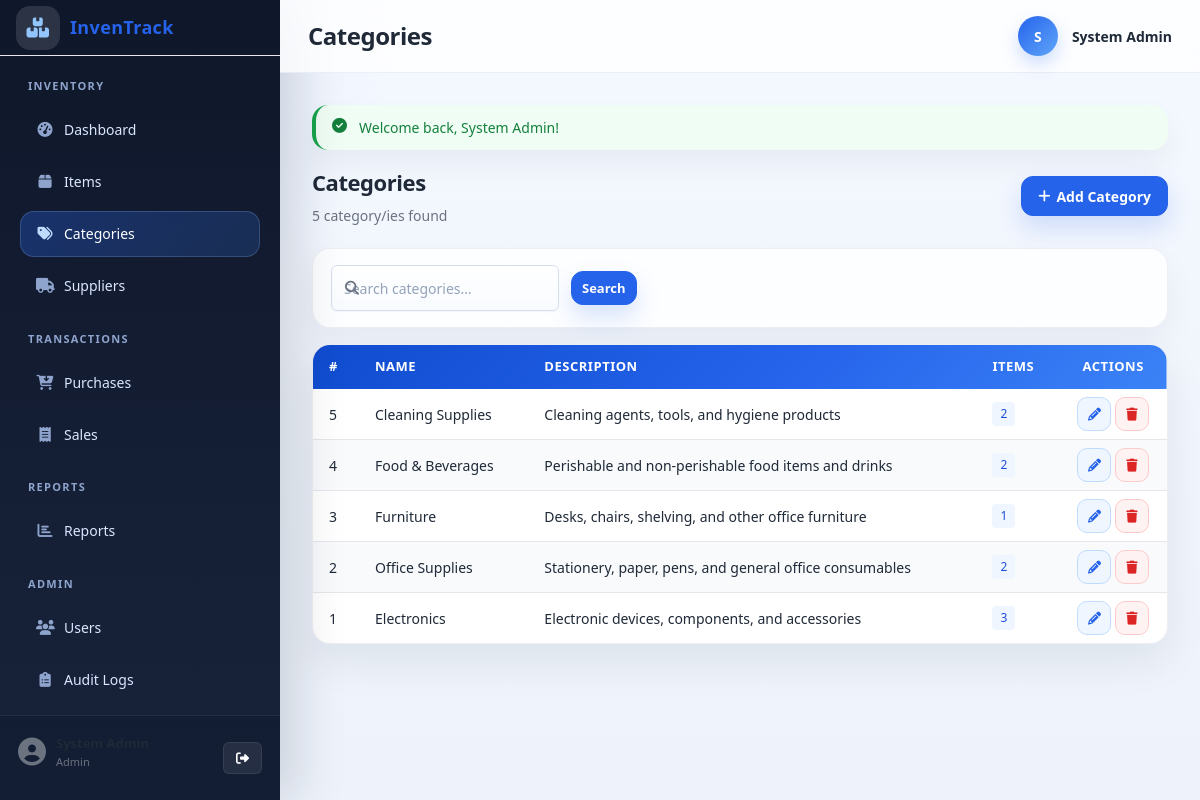
The page /pages/categories/index.php (signed in) on the database its author committed.
### tables this page shows
CREATE TABLE categories (
    id          INT          AUTO_INCREMENT PRIMARY KEY,
    name        VARCHAR(100) NOT NULL,
    description TEXT,
    created_at  DATETIME     DEFAULT CURRENT_TIMESTAMP,
    CONSTRAINT uq_categories_name UNIQUE (name)
);

### includes/auth.php (called while the page is built, shortened)
<?php
require_once __DIR__ . '/functions.php';
function current_user(): ?array
{
    return $_SESSION['user'] ?? null;
}

### includes/functions.php (called while the page is built, shortened)
<?php
function app_base_path(): string
{
    static $base_path = null;
    if ($base_path !== null) {
        return $base_path;
    }
    $base_path = '/' . trim(basename(dirname(__DIR__)), '/');
    return $base_path;
}
function app_url(string $path = ''): string
{
    $path = ltrim($path, '/');
    return $path === '' ? app_base_path() . '/' : app_base_path() . '/' . $path;
}
function get_flash(): ?array
{
    $flash = $_SESSION['flash'];
    return $flash;
}
function sanitize(mixed $value): string
{
    return htmlspecialchars(trim((string)$value), ENT_QUOTES, 'UTF-8');
}

### pages/categories/index.php (the view, shortened to what this page needs)
<?php
require_once __DIR__ . '/../../config/db.php';
require_once __DIR__ . '/../../includes/auth.php';
require_once __DIR__ . '/../../includes/functions.php';
$user      = current_user();
$is_editor = in_array($user['role'], ['admin', 'manager'], true);
$q    = trim($_GET['q'] ?? '');
$page = max(1, (int)($_GET['page'] ?? 1));
$per  = 20;
$where  = ['1=1'];
$params = [];
$where_sql = implode(' AND ', $where);
$count_stmt = $pdo->prepare("SELECT COUNT(*) FROM categories c WHERE $where_sql");
$count_stmt->execute($params);
$total = (int)$count_stmt->fetchColumn();
$pag    = paginate($total, $per, $page);
$offset = $pag['offset'];
$stmt = $pdo->prepare(
    "SELECT c.*, (SELECT COUNT(*) FROM items i WHERE i.category_id = c.id) AS item_count
     FROM categories c WHERE $where_sql
     ORDER BY c.id DESC LIMIT :limit OFFSET :offset"
);
$stmt->bindValue(':limit',  $per,    PDO::PARAM_INT);
$stmt->bindValue(':offset', $offset, PDO::PARAM_INT);
$stmt->execute();
$rows = $stmt->fetchAll();
require_once __DIR__ . '/../../includes/header.php';
require_once __DIR__ . '/../../includes/sidebar.php';
?>
<div class="page-wrapper">
    <div class="topbar">
        <h1 class="topbar-title">Categories</h1>
        <div class="topbar-user">
            <div class="user-avatar"><?= strtoupper(substr($user['name'], 0, 1)) ?></div>
            <span class="user-name"><?= sanitize($user['name']) ?></span>
        </div>
    </div>
    <main class="main-content">
        <?php $flash = get_flash(); if ($flash): ?>
        <div class="alert alert-<?= sanitize($flash['type']) ?>" style="margin-bottom:16px">
            <i class="fa-solid <?= $flash['type']==='success' ? 'fa-circle-check' : 'fa-circle-exclamation' ?>"></i>
            <?= sanitize($flash['message']) ?>
        </div>
        <?php endif; ?>
        <div class="page-header">
            <div>
                <h2 class="page-title">Categories</h2>
                <p class="page-subtitle"><?= $total ?> category/ies found</p>
            </div>
            <?php if ($is_editor): ?>
            <a href="<?= htmlspecialchars(app_url('pages/categories/add.php'), ENT_QUOTES, 'UTF-8') ?>" class="btn-primary"><i class="fa-solid fa-plus"></i> Add Category</a>
            <?php endif; ?>
        </div>
        <form method="GET" class="filter-bar">
            <div class="search-wrapper">
                <i class="fa-solid fa-search"></i>
                <input type="search" name="q" placeholder="Search categories…" value="<?= sanitize($q) ?>">
            </div>
            <button type="submit" class="btn-primary btn-sm">Search</button>
        </form>
        <div class="table-container">
            <table>
                <thead>
                    <tr>
                        <th>#</th>
                        <th>Name</th>
                        <th>Description</th>
                        <th>Items</th>
                        <?php if ($is_editor): ?><th class="col-actions">Actions</th><?php endif; ?>
                    </tr>
                </thead>
                <tbody>
                    <?php if (empty($rows)): ?>
                    <tr><td colspan="<?= $is_editor ? 5 : 4 ?>" class="table-empty">No categories found.</td></tr>
                    <?php else: ?>
                    <?php foreach ($rows as $cat): ?>
                    <tr>
                        <td><?= (int)$cat['id'] ?></td>
                        <td><?= sanitize($cat['name']) ?></td>
                        <td><?= sanitize($cat['description'] ?? '—') ?></td>
                        <td><span class="badge badge-info"><?= (int)$cat['item_count'] ?></span></td>
                        <?php if ($is_editor): ?>
                        <td class="col-actions">
                            <a href="<?= htmlspecialchars(app_url('pages/categories/edit.php?id=' . (int)$cat['id']), ENT_QUOTES, 'UTF-8') ?>" class="btn-action btn-edit" title="Edit"><i class="fa-solid fa-pencil"></i></a>
                            <form method="POST" action="<?= htmlspecialchars(app_url('pages/categories/delete.php'), ENT_QUOTES, 'UTF-8') ?>" style="display:inline">
                                <button type="submit" class="btn-action btn-delete" title="Delete" data-confirm-delete data-item-name="<?= sanitize($cat['name']) ?>"><i class="fa-solid fa-trash"></i></button>
                            </form>
                        </td>
                        <?php endif; ?>
                    </tr>
                    <?php endforeach; ?>
                    <?php endif; ?>
                </tbody>
            </table>
        </div>
    </main>
</div>
<?php require_once __DIR__ . '/../../includes/footer.php'; ?>

### assets/css/responsive.css (style rules this page uses)
@media (min-width: 992px) { .page-wrapper { margin-left: 240px; } }
@media (min-width: 992px) { .topbar-user .user-name { display: inline; } }
@media (min-width: 992px) { .page-wrapper { margin-left: 280px; } }

### rows shown on the page
categories: id "5", name "Cleaning Supplies", description "Cleaning agents, tools, and hygiene products", item_count "2"
categories: id "4", name "Food & Beverages", description "Perishable and non-perishable food items and drinks", item_count "2"
categories: id "3", name "Furniture", description "Desks, chairs, shelving, and other office furniture", item_count "1"
categories: id "2", name "Office Supplies", description "Stationery, paper, pens, and general office consumables", item_count "2"
categories: id "1", name "Electronics", description "Electronic devices, components, and accessories", item_count "3"

### other values the page prints
$user_role "Admin"
substr($user['name'], 0, 1) "S"
$user['name'] "System Admin"
$flash['message'] "Welcome back, System Admin!"
$total "5"
